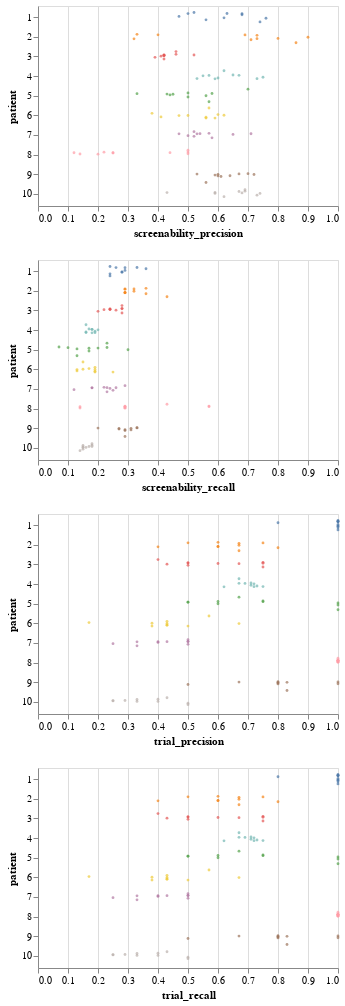

Notebook code cell kept with this figure:
### Code cell
make_stripplot(temperature=1)

### Figure 1 — Vega-Lite specification as saved in the notebook (floating-point values rounded to 4 significant figures; data arrays with more than 128 entries replaced by an {"elided": "..."} marker saying what was removed)
{"config": {"view": {"continuousWidth": 300, "continuousHeight": 300}}, "repeat": {"row": ["screenability_precision", "screenability_recall", "trial_precision", "trial_recall"]}, "spec": {"data": {"name": "data-773435aafd8e3d9205840bc842cea72e"}, "mark": {"type": "circle", "size": 8}, "encoding": {"color": {"field": "patient", "legend": null, "type": "nominal"}, "x": {"field": {"repeat": "row"}, "scale": {"domain": [0, 1]}, "type": "quantitative"}, "y": {"field": "patient", "type": "nominal"}, "yOffset": {"field": "jitter", "type": "quantitative"}}, "height": 200, "transform": [{"filter": "(datum.temperature === 1)"}, {"calculate": "sqrt(-2*log(random()))*cos(2*PI*random())", "as": "jitter"}], "width": 300}, "$schema": "https://vega.github.io/schema/vega-lite/v5.8.0.json", "datasets": {"data-773435aafd8e3d9205840bc842cea72e": {"elided": "200 records"}}}
